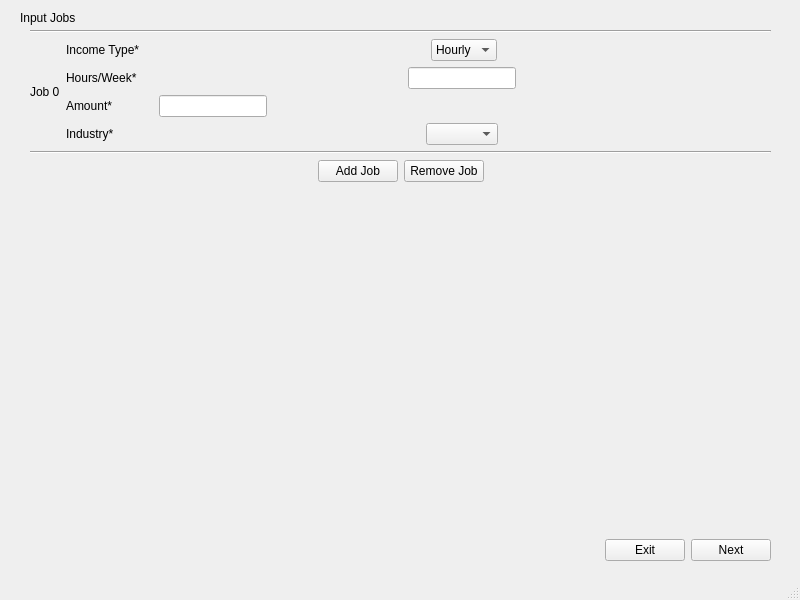
<?xml version="1.0" encoding="UTF-8"?>
<ui version="4.0">
 <class>MainApplication</class>
 <widget class="QMainWindow" name="MainApplication">
  <property name="geometry">
   <rect>
    <x>0</x>
    <y>0</y>
    <width>800</width>
    <height>600</height>
   </rect>
  </property>
  <property name="windowTitle">
   <string>MainApplication</string>
  </property>
  <widget class="QWidget" name="centralwidget">
   <widget class="QWidget" name="verticalLayoutWidget">
    <property name="geometry">
     <rect>
      <x>30</x>
      <y>30</y>
      <width>741</width>
      <height>531</height>
     </rect>
    </property>
    <layout class="QVBoxLayout" name="verticalLayout">
     <item>
      <widget class="Line" name="line_2">
       <property name="orientation">
        <enum>Qt::Horizontal</enum>
       </property>
      </widget>
     </item>
     <item>
      <layout class="QHBoxLayout" name="horizontalLayout">
       <item>
        <widget class="QLabel" name="label">
         <property name="text">
          <string>Job 0</string>
         </property>
        </widget>
       </item>
       <item>
        <layout class="QVBoxLayout" name="verticalLayout_2">
         <item>
          <layout class="QHBoxLayout" name="horizontalLayout_3">
           <item>
            <widget class="QLabel" name="label_3">
             <property name="minimumSize">
              <size>
               <width>84</width>
               <height>0</height>
              </size>
             </property>
             <property name="text">
              <string>Income Type*</string>
             </property>
            </widget>
           </item>
           <item>
            <spacer name="horizontalSpacer_10">
             <property name="orientation">
              <enum>Qt::Horizontal</enum>
             </property>
             <property name="sizeType">
              <enum>QSizePolicy::Expanding</enum>
             </property>
             <property name="sizeHint" stdset="0">
              <size>
               <width>40</width>
               <height>20</height>
              </size>
             </property>
            </spacer>
           </item>
           <item>
            <widget class="QComboBox" name="comboBox">
             <item>
              <property name="text">
               <string>Hourly</string>
              </property>
             </item>
             <item>
              <property name="text">
               <string>Salary</string>
              </property>
             </item>
            </widget>
           </item>
           <item>
            <spacer name="horizontalSpacer_11">
             <property name="orientation">
              <enum>Qt::Horizontal</enum>
             </property>
             <property name="sizeHint" stdset="0">
              <size>
               <width>40</width>
               <height>20</height>
              </size>
             </property>
            </spacer>
           </item>
          </layout>
         </item>
         <item>
          <layout class="QHBoxLayout" name="horizontalLayout_4">
           <item>
            <widget class="QLabel" name="label_4">
             <property name="sizePolicy">
              <sizepolicy hsizetype="Maximum" vsizetype="Preferred">
               <horstretch>0</horstretch>
               <verstretch>0</verstretch>
              </sizepolicy>
             </property>
             <property name="minimumSize">
              <size>
               <width>80</width>
               <height>0</height>
              </size>
             </property>
             <property name="text">
              <string>Hours/Week*</string>
             </property>
            </widget>
           </item>
           <item>
            <spacer name="horizontalSpacer_4">
             <property name="orientation">
              <enum>Qt::Horizontal</enum>
             </property>
             <property name="sizeType">
              <enum>QSizePolicy::Expanding</enum>
             </property>
             <property name="sizeHint" stdset="0">
              <size>
               <width>40</width>
               <height>20</height>
              </size>
             </property>
            </spacer>
           </item>
           <item>
            <widget class="QLineEdit" name="lineEdit">
             <property name="sizePolicy">
              <sizepolicy hsizetype="Minimum" vsizetype="Fixed">
               <horstretch>0</horstretch>
               <verstretch>0</verstretch>
              </sizepolicy>
             </property>
             <property name="maximumSize">
              <size>
               <width>500</width>
               <height>16777215</height>
              </size>
             </property>
            </widget>
           </item>
           <item>
            <spacer name="horizontalSpacer_5">
             <property name="orientation">
              <enum>Qt::Horizontal</enum>
             </property>
             <property name="sizeHint" stdset="0">
              <size>
               <width>40</width>
               <height>20</height>
              </size>
             </property>
            </spacer>
           </item>
          </layout>
         </item>
         <item>
          <layout class="QHBoxLayout" name="horizontalLayout_5">
           <item alignment="Qt::AlignLeft">
            <widget class="QLabel" name="label_5">
             <property name="sizePolicy">
              <sizepolicy hsizetype="Fixed" vsizetype="Preferred">
               <horstretch>0</horstretch>
               <verstretch>0</verstretch>
              </sizepolicy>
             </property>
             <property name="minimumSize">
              <size>
               <width>80</width>
               <height>0</height>
              </size>
             </property>
             <property name="text">
              <string>Amount*</string>
             </property>
            </widget>
           </item>
           <item>
            <spacer name="horizontalSpacer_6">
             <property name="orientation">
              <enum>Qt::Horizontal</enum>
             </property>
            </spacer>
           </item>
           <item>
            <widget class="QLineEdit" name="lineEdit_2">
             <property name="sizePolicy">
              <sizepolicy hsizetype="Minimum" vsizetype="Fixed">
               <horstretch>0</horstretch>
               <verstretch>0</verstretch>
              </sizepolicy>
             </property>
            </widget>
           </item>
           <item>
            <spacer name="horizontalSpacer_7">
             <property name="orientation">
              <enum>Qt::Horizontal</enum>
             </property>
             <property name="sizeHint" stdset="0">
              <size>
               <width>40</width>
               <height>20</height>
              </size>
             </property>
            </spacer>
           </item>
          </layout>
         </item>
         <item>
          <layout class="QHBoxLayout" name="horizontalLayout_6">
           <item>
            <widget class="QLabel" name="label_6">
             <property name="minimumSize">
              <size>
               <width>80</width>
               <height>0</height>
              </size>
             </property>
             <property name="text">
              <string>Industry*</string>
             </property>
            </widget>
           </item>
           <item>
            <spacer name="horizontalSpacer_9">
             <property name="orientation">
              <enum>Qt::Horizontal</enum>
             </property>
             <property name="sizeHint" stdset="0">
              <size>
               <width>40</width>
               <height>20</height>
              </size>
             </property>
            </spacer>
           </item>
           <item>
            <widget class="QComboBox" name="comboBox_2">
             <property name="sizePolicy">
              <sizepolicy hsizetype="Minimum" vsizetype="Fixed">
               <horstretch>0</horstretch>
               <verstretch>0</verstretch>
              </sizepolicy>
             </property>
            </widget>
           </item>
           <item>
            <spacer name="horizontalSpacer_8">
             <property name="orientation">
              <enum>Qt::Horizontal</enum>
             </property>
             <property name="sizeHint" stdset="0">
              <size>
               <width>40</width>
               <height>20</height>
              </size>
             </property>
            </spacer>
           </item>
          </layout>
         </item>
        </layout>
       </item>
      </layout>
     </item>
     <item>
      <widget class="Line" name="line">
       <property name="orientation">
        <enum>Qt::Horizontal</enum>
       </property>
      </widget>
     </item>
     <item>
      <layout class="QHBoxLayout" name="horizontalLayout_2">
       <item>
        <spacer name="horizontalSpacer_2">
         <property name="orientation">
          <enum>Qt::Horizontal</enum>
         </property>
         <property name="sizeHint" stdset="0">
          <size>
           <width>40</width>
           <height>20</height>
          </size>
         </property>
        </spacer>
       </item>
       <item>
        <widget class="QPushButton" name="pushButton">
         <property name="text">
          <string>Add Job</string>
         </property>
        </widget>
       </item>
       <item>
        <widget class="QPushButton" name="pushButton_4">
         <property name="text">
          <string>Remove Job</string>
         </property>
        </widget>
       </item>
       <item>
        <spacer name="horizontalSpacer">
         <property name="orientation">
          <enum>Qt::Horizontal</enum>
         </property>
         <property name="sizeHint" stdset="0">
          <size>
           <width>40</width>
           <height>20</height>
          </size>
         </property>
        </spacer>
       </item>
      </layout>
     </item>
     <item>
      <spacer name="verticalSpacer">
       <property name="orientation">
        <enum>Qt::Vertical</enum>
       </property>
       <property name="sizeHint" stdset="0">
        <size>
         <width>20</width>
         <height>40</height>
        </size>
       </property>
      </spacer>
     </item>
     <item>
      <layout class="QHBoxLayout" name="horizontalLayout_7">
       <item>
        <spacer name="horizontalSpacer_3">
         <property name="orientation">
          <enum>Qt::Horizontal</enum>
         </property>
         <property name="sizeHint" stdset="0">
          <size>
           <width>40</width>
           <height>20</height>
          </size>
         </property>
        </spacer>
       </item>
       <item>
        <widget class="QPushButton" name="pushButton_2">
         <property name="text">
          <string>Exit</string>
         </property>
        </widget>
       </item>
       <item>
        <widget class="QPushButton" name="pushButton_3">
         <property name="text">
          <string>Next</string>
         </property>
        </widget>
       </item>
      </layout>
     </item>
    </layout>
   </widget>
   <widget class="QLabel" name="label_2">
    <property name="geometry">
     <rect>
      <x>20</x>
      <y>10</y>
      <width>71</width>
      <height>16</height>
     </rect>
    </property>
    <property name="text">
     <string>Input Jobs</string>
    </property>
   </widget>
  </widget>
  <widget class="QStatusBar" name="statusbar"/>
 </widget>
 <resources/>
 <connections/>
</ui>
